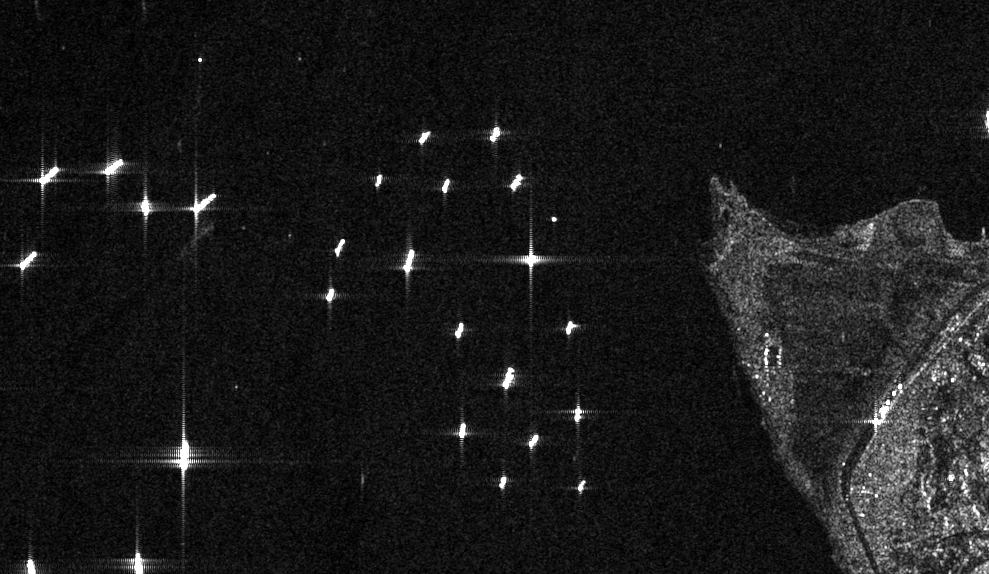
#> input picture preprocessing/ts.png, 989 x 574 px, found by its file name
$ python noise_filter.py
#> lines starting #> are read from the running program, lines starting #| are printed output that depends on the picture
import cv2
import numpy as np

def gamma_correction(image, gamma=1.0):
    # Build lookup table
    invGamma = 1.0 / gamma
    table = np.array([(i / 255.0) ** invGamma * 255
                      for i in np.arange(256)]).astype("uint8")
    # Apply gamma correction using LUT
    return cv2.LUT(image, table)

def apply_correction(image_path):
#> called with image_path = 'ts.png'
    image = cv2.imread(image_path)
#> image is the input picture: shape (574, 989, 3); min 0, max 255, mean 26

    if image is None:
        print(f"Error: Could not load image from {image_path}")
        return

    # Apply gamma correction (adjust gamma value as needed)
    enhanced = gamma_correction(image, gamma=0.6)  # More moderate gamma
#> in gamma_correction, `return cv2.LUT(image, table)`:
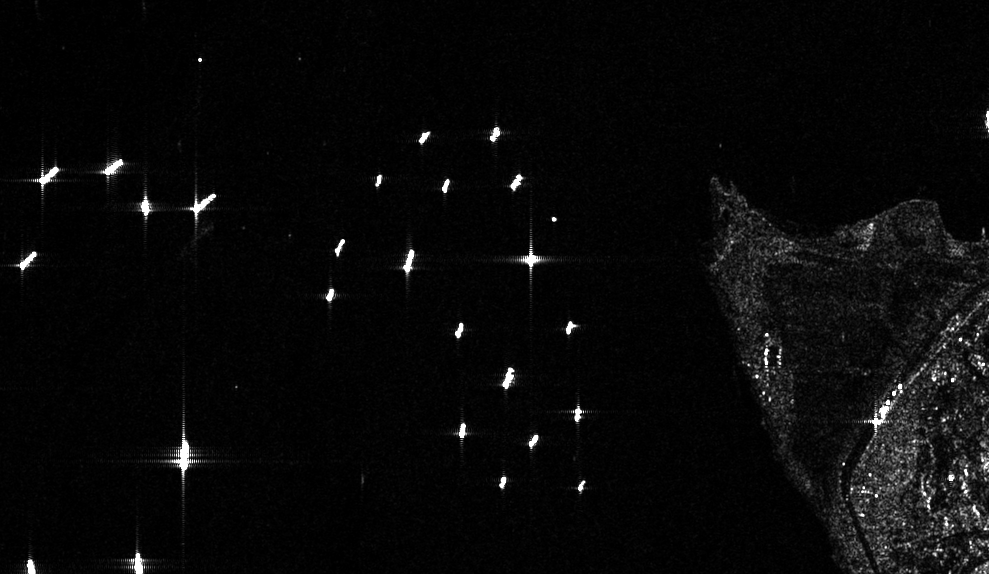
#> returned value: shape (574, 989, 3); min 0, max 255, mean 8.6

    # Apply contrast adjustment (more moderate parameters)
    enhanced = cv2.convertScaleAbs(enhanced, alpha=10/7, beta=0)
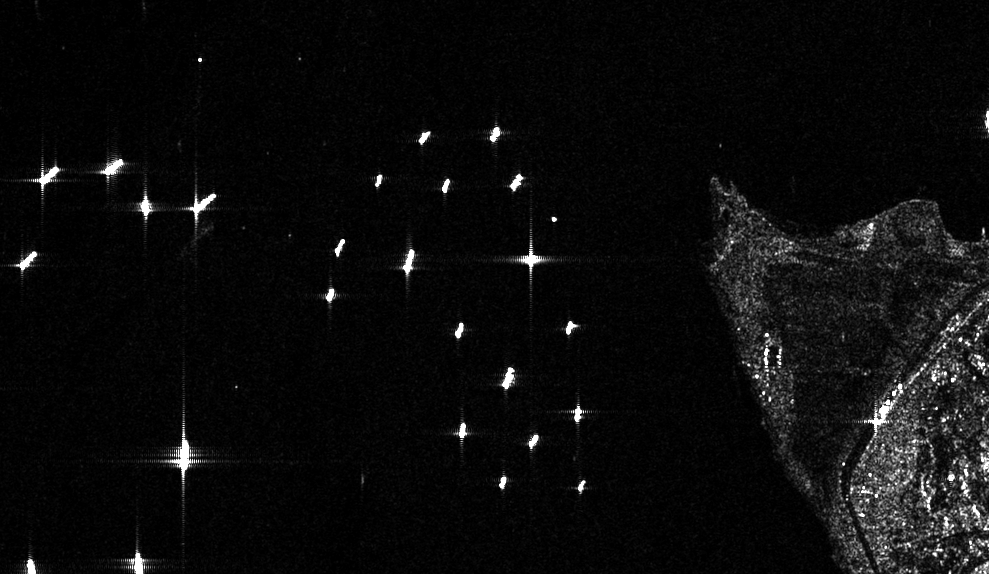
#> enhanced: shape (574, 989, 3); min 0, max 255, mean 11.6

    # Apply Gaussian blur to reduce noise


    # Save and show the result
    cv2.imwrite("test_output.png", enhanced)

    '''cv2.imshow('Enhanced Image', enhanced)
    cv2.waitKey(0)
    cv2.destroyAllWindows()'''
    return enhanced

# Load an image (use a relative path or make sure the path exists)
image_path = "ts.png"  # Changed to relative path
for i in range(1, 2):
    enhanced_image = apply_correction(image_path)
    image_path ="test_output.png"

$ run again, with preprocessing/vv2.jpg saved as preprocessing/ts.png
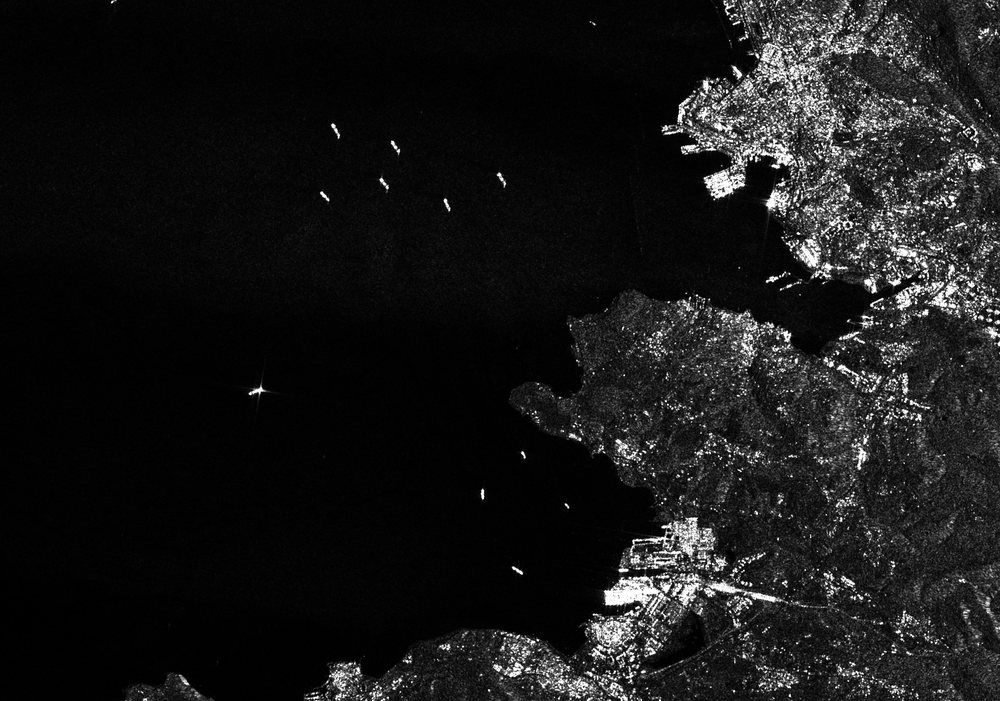
#> input picture preprocessing/vv2.jpg, 1000 x 701 px, shrunk from 2500 x 1752 before the run, found by its file name
#> in apply_correction, image is the input picture: shape (701, 1000, 3); min 0, max 255, mean 24.2
#> in gamma_correction, `return cv2.LUT(image, table)`:
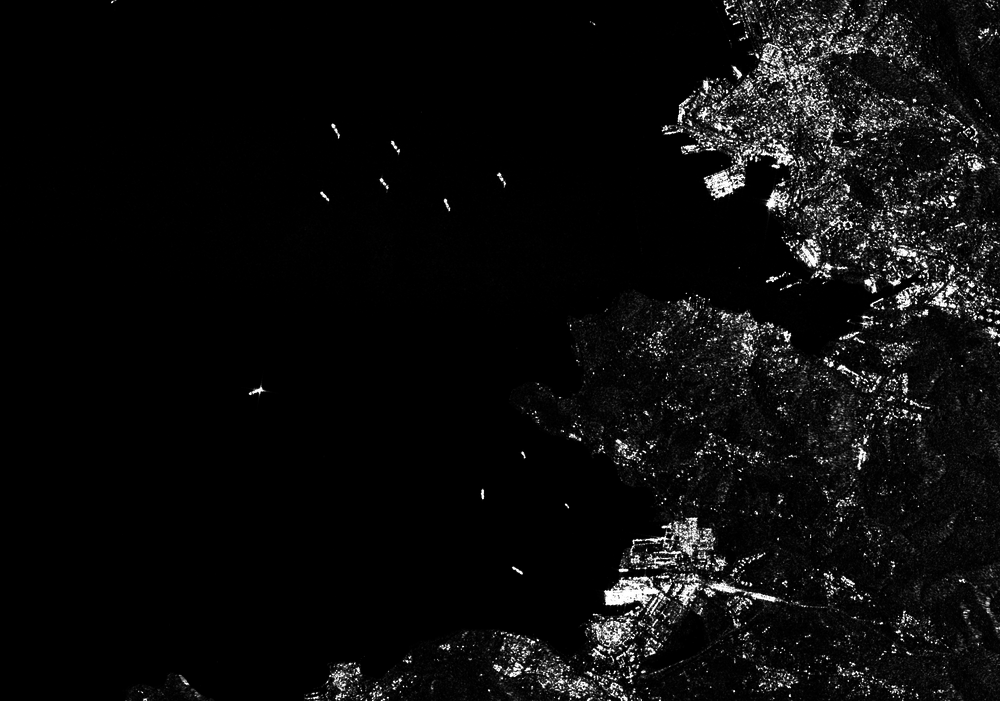
#> returned value: shape (701, 1000, 3); min 0, max 255, mean 12.1
#> in apply_correction, `enhanced = cv2.convertScaleAbs(enhanced, alpha=10/7, beta=0)`:
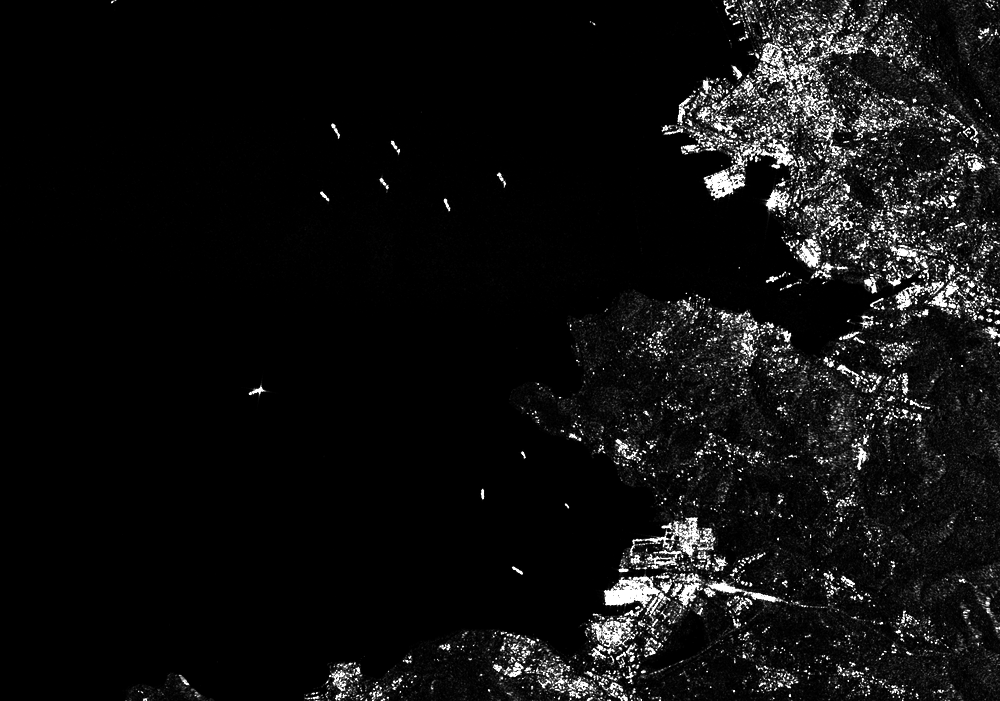
#> enhanced: shape (701, 1000, 3); min 0, max 255, mean 16
